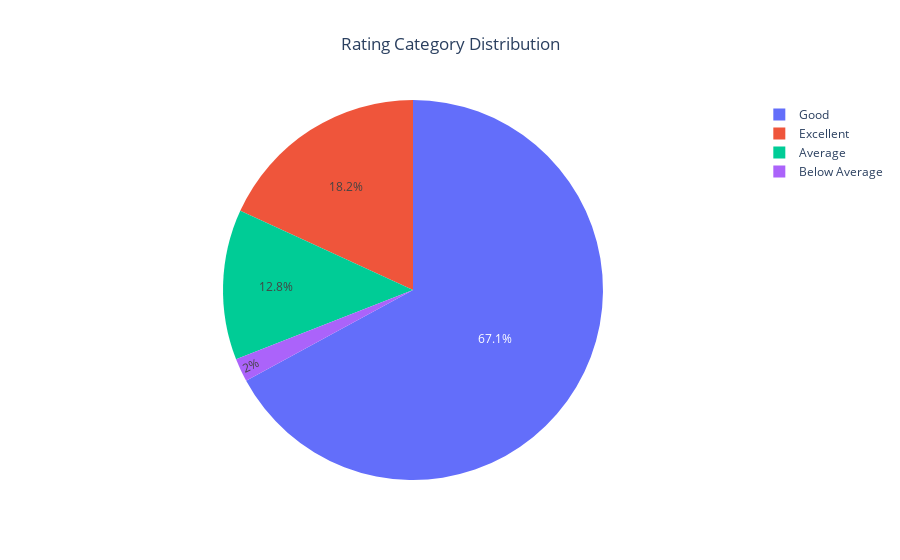

The code cell stored with this chart in its notebook:
### Code cell
fig = px.pie(df, names='Rating Category', 
             title='Rating Category Distribution')
fig.update_layout(title_x=0.5)
fig.show()

### Figure 1 — Plotly figure (JSON) as saved in the notebook; plotly's stock layout.template omitted (floating-point values rounded to 4 significant figures; data arrays with more than 128 entries replaced by an {"elided": "..."} marker saying what was removed)
{"data": [{"domain": {"x": [0, 1], "y": [0, 1]}, "hovertemplate": "Rating Category=%{label}<extra></extra>", "labels": {"elided": "501 str values"}, "legendgroup": "", "name": "", "showlegend": true, "type": "pie"}], "layout": {"legend": {"tracegroupgap": 0}, "title": {"text": "Rating Category Distribution", "x": 0.5}}}
